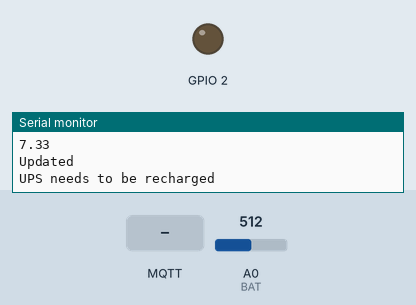
Simulated run of this sketch. Board: ESP8266 (NodeMCU). Shown: output pins drawn as LEDs (lit = HIGH), the last lines printed to the serial monitor. The test bench sets the inputs (shaded band); at power-on: A0 (BAT) = 512. WiFi joins after 1.5 s; servers stay silent unless stated; random numbers use the default seed unless the sketch sets one; no MQTT or app messages arrive unless stated.

Above: at 2.7 s.
2.8 s: MQTT message "0" arrives on the first subscribed topic
At 3.4 s:
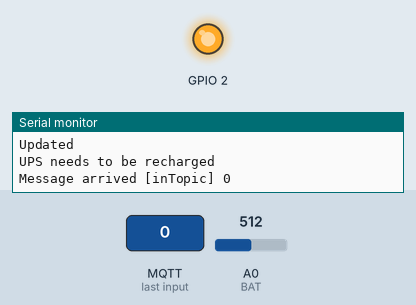
4.3 s: A0 (BAT) set to 542
5.8 s: A0 (BAT) set to 568
10.3 s: MQTT message "1" arrives on the first subscribed topic
At 11.5 s:
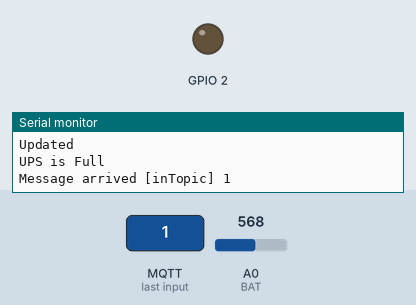
11.8 s: MQTT message "2" arrives on the first subscribed topic
At 12.6 s:
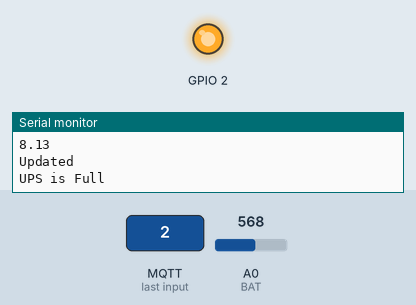
Timing chart, 0 to 14.3 s (numbered marks = the images above; inputs shaded):
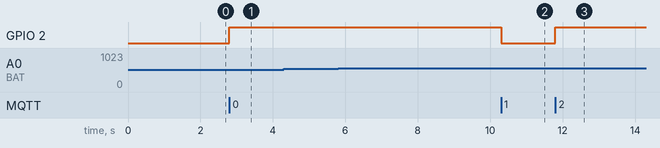

Measured:
- after the input at 2.8 s, GPIO 2: LOW → HIGH at once
- after the input at 4.3 s, every drawn part: stays the same
- after the input at 10.3 s, GPIO 2: HIGH → LOW at once
- after the input at 11.8 s, GPIO 2: LOW → HIGH at once

The sketch:

Voltage_Sensor_MQTT.ino
```cpp
#include <ESP8266WiFi.h>
#include <PubSubClient.h>

// Update these with values suitable for your network.

const char* ssid = "WIFI";
const char* password = "WIFI PASSWORD";
const char* mqtt_server = "IP ADDRESS OF MQTT BROKER";
int BAT= A0;              //Analog channel A0 as used to measure battery voltage
float RatioFactor=2.93;  //Resistors Ratio Factor

WiFiClient espClient;
PubSubClient client(espClient);
unsigned long lastMsg = 0;
#define MSG_BUFFER_SIZE  (50)
char msg[MSG_BUFFER_SIZE];
int value = 0;

void setup_wifi() {

  delay(10);
  // We start by connecting to a WiFi network
  Serial.println();
  Serial.print("Connecting to ");
  Serial.println(ssid);

  WiFi.mode(WIFI_STA);
  WiFi.begin(ssid, password);

  while (WiFi.status() != WL_CONNECTED) {
    delay(500);
    Serial.print(".");
  }

  randomSeed(micros());

  Serial.println("");
  Serial.println("WiFi connected");
  Serial.println("IP address: ");
  Serial.println(WiFi.localIP());
}

void callback(char* topic, byte* payload, unsigned int length) {
  Serial.print("Message arrived [");
  Serial.print(topic);
  Serial.print("] ");
  for (int i = 0; i < length; i++) {
    Serial.print((char)payload[i]);
  }
  Serial.println();

  // Switch on the LED if an 1 was received as first character
  if ((char)payload[0] == '1') {
    digitalWrite(BUILTIN_LED, LOW);   // Turn the LED on (Note that LOW is the voltage level
    // but actually the LED is on; this is because
    // it is active low on the ESP-01)
  } else {
    digitalWrite(BUILTIN_LED, HIGH);  // Turn the LED off by making the voltage HIGH
  }

}

void reconnect() {
  // Loop until we're reconnected
  while (!client.connected()) {
    Serial.print("Attempting MQTT connection...");
    // Create a random client ID
    String clientId = "ESP8266Client-";
    clientId += String(random(0xffff), HEX);
    // Attempt to connect
    if (client.connect(clientId.c_str())) {
      Serial.println("connected");
      // Once connected, publish an announcement...

      int value = LOW;
  float Tvoltage=0.0;
  float Vvalue=0.0,Rvalue=0.0;

   /////////////////////////////////////Battery Voltage//////////////////////////////////
  for(unsigned int i=0;i<10;i++){
  Vvalue=Vvalue+analogRead(BAT);         //Read analog Voltage
  delay(5);                              //ADC stable
  }
  Vvalue=(float)Vvalue/10.0;            //Find average of 10 values
  Rvalue=(float)(Vvalue/1024.0)*5;      //Convert Voltage in 5v factor
  Tvoltage=Rvalue*RatioFactor;          //Find original voltage by multiplying with factor
    /////////////////////////////////////Battery Voltage//////////////////////////////////
    value = HIGH;
  Serial.println("Battery Voltage = ");
  Serial.println(Tvoltage);
  if(value == HIGH) {
    Serial.println("Updated");

  } else {
    Serial.print("Not Updated");
  }
  //String  VoltageString = "";
  //client.publish("Voltagedata", String(Tvoltage,2));
  if(Tvoltage<=1){
    Serial.println("UPS Drained");
    client.publish("Voltagedata","UPS is Full");
    }
  else if(Tvoltage>2 && Tvoltage<=8){
    Serial.println("UPS needs to be recharged");
    client.publish("Voltagedata","UPS is Full");
    }
  else{
      Serial.println("UPS is Full");
      client.publish("Voltagedata","UPS is Full");
      }
      // ... and resubscribe
      client.subscribe("inTopic");
    } else {
      Serial.print("failed, rc=");
      Serial.print(client.state());
      Serial.println(" try again in 5 seconds");
      // Wait 5 seconds before retrying
      delay(5000);
    }
  }
}

void setup() {
  pinMode(BUILTIN_LED, OUTPUT);     // Initialize the BUILTIN_LED pin as an output
  Serial.begin(115200);
  setup_wifi();
  client.setServer(mqtt_server, 1883);
  client.setCallback(callback);
}

void loop() {

  if (!client.connected()) {
    reconnect();
  }
  client.loop();

  unsigned long now = millis();
  if (now - lastMsg > 2000) {
    lastMsg = now;
    ++value;
      int value = LOW;
  float Tvoltage=0.0;
  float Vvalue=0.0,Rvalue=0.0;

   /////////////////////////////////////Battery Voltage//////////////////////////////////
  for(unsigned int i=0;i<10;i++){
  Vvalue=Vvalue+analogRead(BAT);         //Read analog Voltage
  delay(5);                              //ADC stable
  }
  Vvalue=(float)Vvalue/10.0;            //Find average of 10 values
  Rvalue=(float)(Vvalue/1024.0)*5;      //Convert Voltage in 5v factor
  Tvoltage=Rvalue*RatioFactor;          //Find original voltage by multiplying with factor
    /////////////////////////////////////Battery Voltage//////////////////////////////////
    value = HIGH;
  Serial.println("Battery Voltage = ");
  Serial.println(Tvoltage);
  if(value == HIGH) {
    Serial.println("Updated");

  } else {
    Serial.print("Not Updated");
  }
   if(Tvoltage<=1){
    Serial.println("UPS Drained");
    client.publish("Voltagedata","UPS is Full");
    }
  else if(Tvoltage>2 && Tvoltage<=8){
    Serial.println("UPS needs to be recharged");
    client.publish("Voltagedata","UPS is Full");
    }
  else{
      Serial.println("UPS is Full");
      client.publish("Voltagedata","UPS is Full");
      }
  }
}
```
